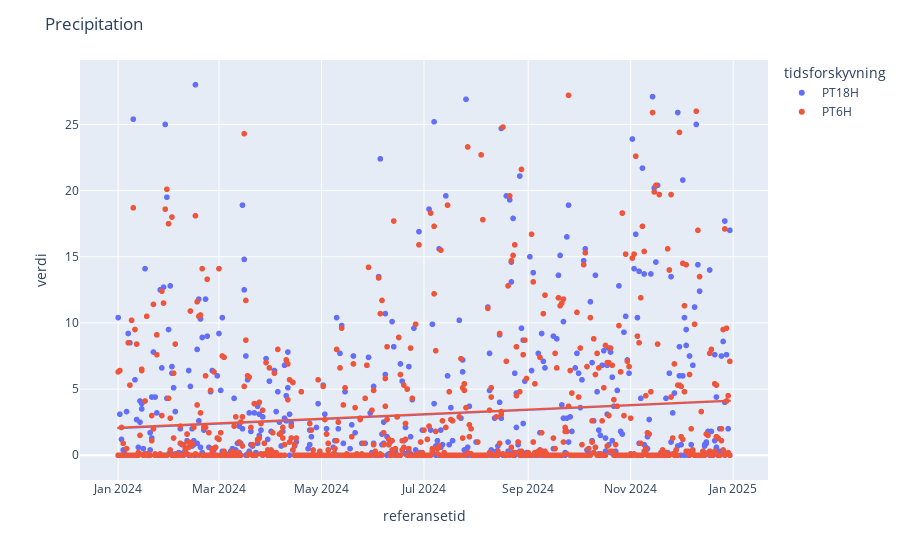

Write notebook code for a chart like this one.
### Markdown cell above
### Utforske betydningen av tidsforskyvning
Datasettet inneholder data fra to forskjellige tidspunkt i døgnet. Ved å sortere data ut i fra tidspunktet de er registrert, får vi sjekket om tidspunktet har noen nevneverdig betydning på verdiene i datasettet før vi bruker datasettet til å kjøre en prediktiv analyse. Vi ser her at gjennomsnittet for de to tidspunktene ikke har en batydelig forskjell.

### Code cell
# Visualiserer de ulike tidsforskyvningene
fig = px.scatter(clean_prcp, 
                x= 'referansetid', 
                y= 'verdi',
                color= 'tidsforskyvning', 
                trendline= 'ols',
                )

fig.update_layout(title=dict(text='Precipitation')
)
fig.show()

# Finner gjennomsnittet for hver av tidsforskyvningene
gj_måned = fc.average_other(clean_prcp, column='tidsforskyvning')
print(gj_måned)

### Figure 1 — Plotly figure (JSON) as saved in the notebook; plotly's stock layout.template omitted (floating-point values rounded to 4 significant figures; data arrays with more than 128 entries replaced by an {"elided": "..."} marker saying what was removed)
{"data": [{"hovertemplate": "tidsforskyvning=PT18H<br>referansetid=%{x}<br>verdi=%{y}<extra></extra>", "legendgroup": "PT18H", "marker": {"color": "#636efa", "symbol": "circle"}, "mode": "markers", "name": "PT18H", "showlegend": true, "type": "scattergl", "x": {"elided": "730 str values"}, "xaxis": "x", "y": {"elided": "730 float values"}, "yaxis": "y"}, {"hovertemplate": "<b>OLS trendline</b><br>verdi = 6.56621e-08 * referansetid + -109.851<br>R<sup>2</sup>=0.012689<br><br>tidsforskyvning=PT18H<br>referansetid=%{x}<br>verdi=%{y} <b>(trend)</b><extra></extra>", "legendgroup": "PT18H", "marker": {"color": "#636efa", "symbol": "circle"}, "mode": "lines", "name": "PT18H", "showlegend": false, "type": "scattergl", "x": {"elided": "730 str values"}, "xaxis": "x", "y": {"elided": "730 float values"}, "yaxis": "y"}, {"hovertemplate": "tidsforskyvning=PT6H<br>referansetid=%{x}<br>verdi=%{y}<extra></extra>", "legendgroup": "PT6H", "marker": {"color": "#EF553B", "symbol": "circle"}, "mode": "markers", "name": "PT6H", "showlegend": true, "type": "scattergl", "x": {"elided": "730 str values"}, "xaxis": "x", "y": {"elided": "730 float values"}, "yaxis": "y"}, {"hovertemplate": "<b>OLS trendline</b><br>verdi = 6.49421e-08 * referansetid + -108.577<br>R<sup>2</sup>=0.012876<br><br>tidsforskyvning=PT6H<br>referansetid=%{x}<br>verdi=%{y} <b>(trend)</b><extra></extra>", "legendgroup": "PT6H", "marker": {"color": "#EF553B", "symbol": "circle"}, "mode": "lines", "name": "PT6H", "showlegend": false, "type": "scattergl", "x": {"elided": "730 str values"}, "xaxis": "x", "y": {"elided": "730 float values"}, "yaxis": "y"}], "layout": {"legend": {"title": {"text": "tidsforskyvning"}, "tracegroupgap": 0}, "margin": {"t": 60}, "title": {"text": "Precipitation"}, "xaxis": {"anchor": "y", "domain": [0, 1], "title": {"text": "referansetid"}}, "yaxis": {"anchor": "x", "domain": [0, 1], "title": {"text": "verdi"}}}}
